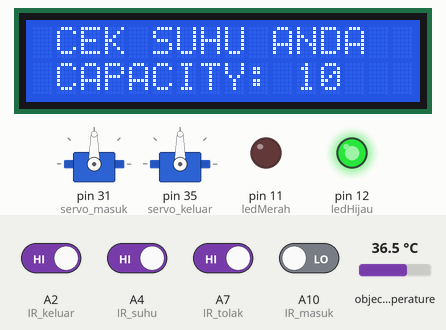
Bench run of a sketch on a simulated Arduino Mega 2560, built with avr-gcc and run on an emulated ATmega2560. On the bench: 16×2 character LCD, 2 × servo, output pins drawn as LEDs (lit = HIGH). The test bench sets the inputs (shaded band); at power-on: A2 (IR_keluar), A4 (IR_suhu), A7 (IR_tolak) HIGH, A10 (IR_masuk) LOW, object temperature 36.5 °C.

Above: at 1.2 s.
1.3 s: A4 (IR_suhu) driven LOW
At 2.7 s:
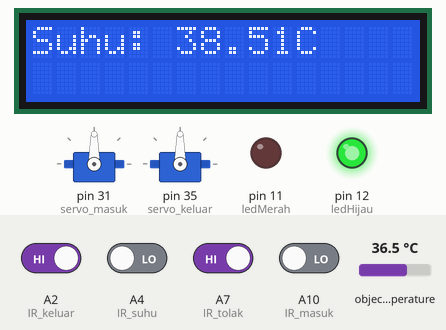
4.3 s: A2 (IR_keluar) driven LOW and A7 (IR_tolak) driven LOW
7.3 s: A2 (IR_keluar) driven HIGH
9.2 s: object temperature set to 35.2 °C
At 10.4 s:
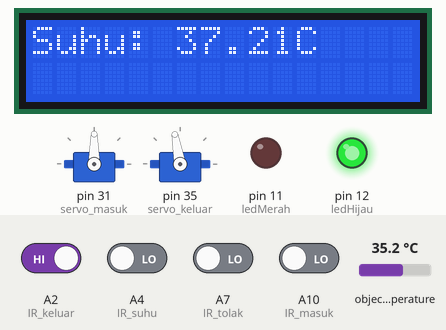
11.2 s: object temperature set to 34.7 °C
At 12.3 s:
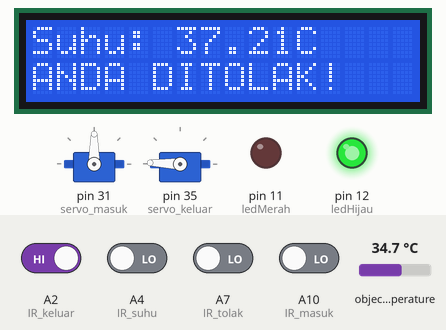
Timing chart, 0 to 19.4 s (numbered marks = the images above; inputs shaded):
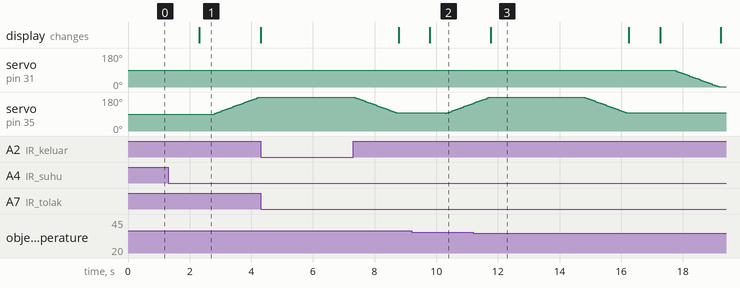

The sketch:

bilik.ino
```cpp
#include <Wire.h>
#include <LiquidCrystal_I2C.h>
#include <Servo.h>
#include "ardupin.h"
#include <Adafruit_MLX90614.h>
//#define SHOWDEBUG

Adafruit_MLX90614 mlx = Adafruit_MLX90614();

LiquidCrystal_I2C lcd(0x27, 16, 2);
Servo inservo;
Servo outservo;
int inNormal = 90;
int outNormal = 90;

int inkuBuka = 85;
int inkuTutup = 0;
int outkuBuka = 94;
int outkuTutup = 180;

int setMaxPerson = 10;
int statusPerson = setMaxPerson;
int statusSuhu;
float suhuNormal = 37;
float cekSuhu;

void setup() {
  Serial.begin(9600);
  Serial2.begin(4800);

  lcd.init();
  lcd.backlight();
  mlx.begin();
  inservo.attach(servo_masuk);
  outservo.attach(servo_keluar);
  pinMode(ledMerah, OUTPUT);
  pinMode(ledHijau, OUTPUT);
  checkLed();
  setDefaultServo();
  noticeSuhu();
  cekSuhu = mlx.readObjectTempC();

  pinMode(IR_suhu, INPUT);
  pinMode(IR_masuk, INPUT);
  pinMode(IR_keluar, INPUT);
  pinMode(IR_tolak, INPUT);
  //nanoSerial();

}

void loop() {
  checkLed();
#ifdef SHOWDEBUG
  Serial.print("IR - Suhu");
  Serial.println(digitalRead(IR_suhu));
  Serial.print("IR - Masuk");
  Serial.println(digitalRead(IR_masuk));
  Serial.print("IR - Keluar");
  Serial.println(digitalRead(IR_keluar));
  Serial.print("IR - Tolak");
  Serial.println(digitalRead(IR_tolak));
  cekSuhu = mlx.readObjectTempC() + 2;
  Serial.print("INDIKATOR SUHU: ");
  Serial.println(cekSuhu);
  Serial.print("CAPACITY : ");
  Serial.println(statusPerson);
  delay(200);
#endif

  if (digitalRead(IR_suhu) == LOW) {
    delay(1000);
    cekSuhu = mlx.readObjectTempC() + 2;
    tampil();
    statusSuhu=cekSuhu;
    nanoSerial();
    if (statusPerson > 0) {

      if (cekSuhu <= suhuNormal) {
        inBuka();
        lcd.setCursor(0, 1);
        lcd.print("SILAHKAN MASUK!");
        while (1) {
          if (digitalRead(IR_masuk) == LOW)break;
        };
        minPerson();
        nanoSerial();
        delay(3000);
        inTutup();
      } else {
        outBuka();
        lcd.setCursor(0, 1);
        lcd.print("ANDA DITOLAK!");
        while (1) {
          if (digitalRead(IR_tolak) == LOW)break;
        };
        delay(3000);
        outTutup();
      }

    } else {
      outBuka();

      lcd.setCursor(0, 1);
      lcd.print("KAPASITAS PENUH!");
      while (1) {
        if (digitalRead(IR_tolak) == LOW)break;
      };
      delay(3000);
      outTutup();
    }

    noticeSuhu();

  } else {
    setDefaultServo();
  }

  if (digitalRead(IR_keluar) == LOW) {
    while (1) {
      if (digitalRead(IR_keluar) == HIGH) break;
    }
    delay(500);
    plusPerson();
    noticeSuhu();
    nanoSerial();


  }

}
void nanoSerial(){
  String oke = String(statusPerson);
  Serial2.println(oke);

}
void plusPerson() {
  int plusPerson = statusPerson + 1;
  statusPerson = constrain(plusPerson, 0, setMaxPerson);
}
void minPerson() {
  int plusPerson = statusPerson - 1;
  statusPerson = constrain(plusPerson, 0, setMaxPerson);
}
void setDefaultServo() {
  inservo.write(inNormal);
  outservo.write(outNormal);
}
void tampil() {
  lcd.clear();
  lcd.setCursor(0, 0);
  lcd.print("Suhu: ");
  //cekSuhu = mlx.readObjectTempC();
  lcd.print(cekSuhu);
  lcd.print("C ");
  delay(500);
}
void inBuka() {
  for (int i = inkuBuka; i >= inkuTutup; i -= 3) {
    inservo.write(i);
    delay(50);
  }

}
void inTutup() {
  for (int i = inkuTutup; i <= inkuBuka; i += 3) {
    inservo.write(i);
    delay(50);
  }

}
void outBuka() {
  for (int i = outkuBuka; i <= outkuTutup; i += 3) {
    outservo.write(i);
    delay(50);
  }

}
void outTutup() {
  for (int i = outkuTutup; i >= outkuBuka; i -= 3) {
    outservo.write(i);
    delay(50);
  }

}

void noticeSuhu() {
  lcd.clear();
  lcd.setCursor(1, 0);
  lcd.print("CEK SUHU ANDA");
  lcd.setCursor(1, 1);
  lcd.print("CAPACITY: ");
  lcd.print(statusPerson);
}
void checkLed() {
  if (statusPerson > 0) {
    digitalWrite(ledHijau, HIGH);
    digitalWrite(ledMerah, LOW);
  }
  else {
    digitalWrite(ledHijau, LOW);
    digitalWrite(ledMerah, HIGH);
  }

}
```

ardupin.h
```cpp
#define IR_suhu A4
#define IR_masuk A10 //A1
#define IR_keluar A2
#define IR_tolak A7

#define servo_masuk 31
#define servo_keluar 35

#define ledMerah 11
#define ledHijau 12
```

Measured:
- the behaviour switches between 35 and 34.9 °C on object temperature (found by bisection; images 2 and 3)
- after the input at 1.3 s, servo on pin 35 (servo_keluar): moves from 90° to 178° over 1.4 s, starting after 1.5 s; the display: changes after 1.0 s (image 1)
- after the input at 9.2 s, the display: changes after 0.60 s (image 2)
- after the input at 11.2 s, servo on pin 31 (servo_masuk): moves from 90° to 1° over 1.4 s, starting after 6.6 s; servo on pin 35 (servo_keluar): goes on until 16.2 s, then stays 96°
